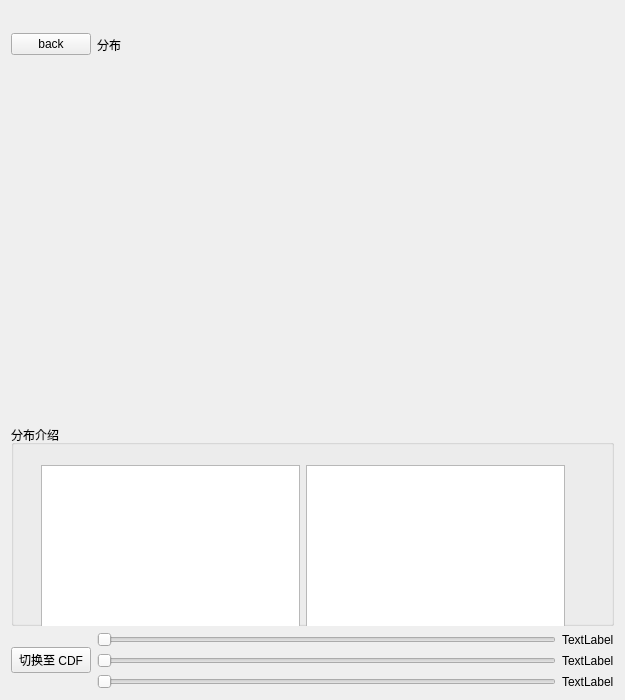
<?xml version="1.0" encoding="UTF-8"?>
<ui version="4.0">
 <class>DetailPage</class>
 <widget class="QWidget" name="DetailPage">
  <property name="geometry">
   <rect>
    <x>0</x>
    <y>0</y>
    <width>625</width>
    <height>700</height>
   </rect>
  </property>
  <property name="windowTitle">
   <string>Form</string>
  </property>
  <layout class="QGridLayout" name="gridLayout_2" rowstretch="1,5,3,1">
   <item row="0" column="0">
    <layout class="QHBoxLayout" name="horizontalLayout" stretch="1,8">
     <item>
      <widget class="QPushButton" name="btnBack">
       <property name="text">
        <string>back</string>
       </property>
      </widget>
     </item>
     <item>
      <widget class="QLabel" name="labelTitle">
       <property name="text">
        <string>分布</string>
       </property>
      </widget>
     </item>
    </layout>
   </item>
   <item row="3" column="0">
    <layout class="QGridLayout" name="gridLayout">
     <item row="2" column="2">
      <widget class="QLabel" name="label3">
       <property name="text">
        <string>TextLabel</string>
       </property>
      </widget>
     </item>
     <item row="1" column="1">
      <widget class="QSlider" name="Slider2">
       <property name="orientation">
        <enum>Qt::Orientation::Horizontal</enum>
       </property>
      </widget>
     </item>
     <item row="0" column="0" rowspan="3">
      <widget class="QPushButton" name="btnToggleMode">
       <property name="text">
        <string>切换至 CDF</string>
       </property>
      </widget>
     </item>
     <item row="0" column="2">
      <widget class="QLabel" name="label1">
       <property name="text">
        <string>TextLabel</string>
       </property>
      </widget>
     </item>
     <item row="0" column="1">
      <widget class="QSlider" name="Slider1">
       <property name="orientation">
        <enum>Qt::Orientation::Horizontal</enum>
       </property>
      </widget>
     </item>
     <item row="1" column="2">
      <widget class="QLabel" name="label2">
       <property name="text">
        <string>TextLabel</string>
       </property>
      </widget>
     </item>
     <item row="2" column="1">
      <widget class="QSlider" name="Slider3">
       <property name="orientation">
        <enum>Qt::Orientation::Horizontal</enum>
       </property>
      </widget>
     </item>
    </layout>
   </item>
   <item row="1" column="0">
    <widget class="QCustomPlot" name="customPlot" native="true"/>
   </item>
   <item row="2" column="0">
    <widget class="QGroupBox" name="groupBox">
     <property name="title">
      <string>分布介绍</string>
     </property>
     <widget class="QWidget" name="">
      <property name="geometry">
       <rect>
        <x>30</x>
        <y>40</y>
        <width>524</width>
        <height>194</height>
       </rect>
      </property>
      <layout class="QHBoxLayout" name="horizontalLayout_2">
       <item>
        <widget class="QTextBrowser" name="textBrowser">
         <property name="readOnly">
          <bool>true</bool>
         </property>
        </widget>
       </item>
       <item>
        <widget class="QTextBrowser" name="textBrowser_2"/>
       </item>
      </layout>
     </widget>
    </widget>
   </item>
  </layout>
 </widget>
 <customwidgets>
  <customwidget>
   <class>QCustomPlot</class>
   <extends>QWidget</extends>
   <header>qcustomplot.h</header>
   <container>1</container>
  </customwidget>
 </customwidgets>
 <resources/>
 <connections/>
</ui>
